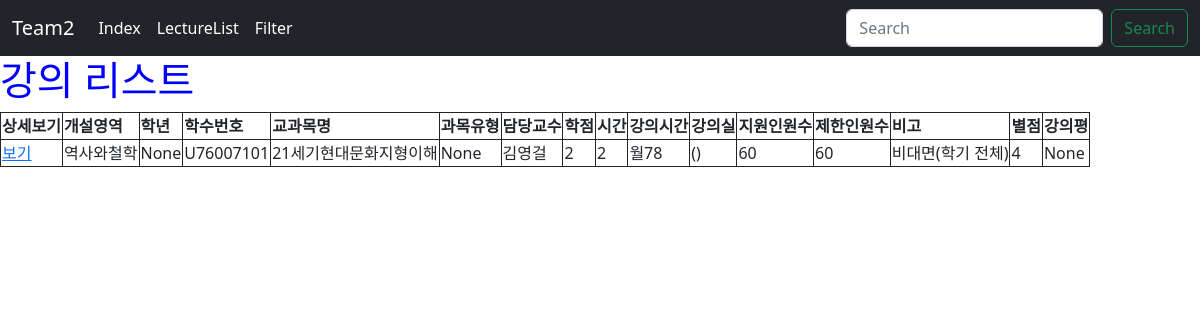
Page /lecturelist/ on the earlier database version.
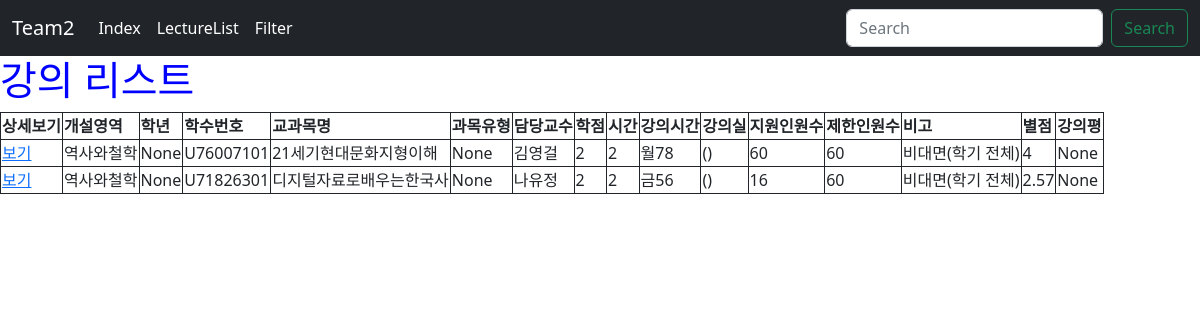
Same page on the later database version.
### smartscheduler/models.py (models this page shows)
class Lecture(models.Model):
    area = models.CharField(default='', blank=True, null=True, max_length=64, verbose_name='개설영역')
    year = models.CharField(default='', blank=True, null=True, max_length=4, verbose_name='학년')
    lecture_number = models.CharField(default='', blank=True, null=True, max_length=64, verbose_name='학수번호')
    lecture_name = models.CharField(default='', max_length=64, verbose_name='교과목명')
    type = models.CharField(default='', blank=True, null=True, max_length=64, verbose_name='과목유형')
    professor = models.CharField(default='', blank=True, null=True, max_length=64, verbose_name='담당교수')
    credit = models.CharField(default='', blank=True, null=True, max_length=4, verbose_name='학점')
    time = models.CharField(default='', blank=True, null=True, max_length=4, verbose_name='시간')  # ex. 3
    lecture_time = models.CharField(default='', blank=True, null=True, max_length=64, verbose_name='강의시간') # ex. 월78
    lecture_room = models.CharField(default='', blank=True, null=True, max_length=64, verbose_name='강의실') # ex. (0517)
    apply_count = models.CharField(default='', blank=True, null=True, max_length=64, verbose_name='지원인원수')
    limit_count = models.CharField(default='',blank=True, null=True, max_length=64, verbose_name='제한인원수')
    note = models.CharField(default='', blank=True, null=True, max_length=64, verbose_name='비고') # ex. 비대면(학기전체)
    star_point = models.CharField(default='', blank=True, null=True, max_length=64, verbose_name='별점') # ex. 4.67
    lecture_review = models.CharField(default='', blank=True, null=True, max_length=1024, verbose_name='강의평') # 강의평
    def __str__(self):
        return self.lecture_number
    class Meta:
        db_table = 'lecture'

### smartscheduler/views.py (the view)
# urls.py: path('lecturelist/', views.lecturelist, name='lecturelist'),
@csrf_exempt
def lecturelist(request):
    if request.method == 'POST':
        star_point = request.POST.get('star_point', None)
        lecture_name = request.POST.get('lecture_name', None)
        print('start_point: ', star_point, ', type of start_point: ', type(star_point))
        print('lecture_name: ', lecture_name, ', type of lecture_name: ', type(lecture_name))
        lectures = Lecture.objects.filter(star_point=star_point, lecture_name=lecture_name) # objects.get으로 하면 Queryset으로 안나와서 iteration할 수 없다
        '''
        TypeError at /lecturelist/
        cannot unpack non-iterable bool object
        '''
    else:
        lectures = Lecture.objects.all()
    print('lectures: ', lectures)
    return render(request, 'lecturelist.html', {
        'lectures': lectures
    })

### smartscheduler/templates/lecturelist.html (shortened to what this page needs)
<!DOCTYPE html>
<html lang="en">
<head>
{% extends 'base.html' %}
{% block content %}
<body>
    <h1>강의 리스트</h1>
    <table>
        <thead>
            <tr>
                <th>상세보기</th>
                <th>개설영역</th>
                <th>학년</th>
                <th>학수번호</th>
                <th>교과목명</th>
                <th>과목유형</th>
                <th>담당교수</th>
                <th>학점</th>
                <th>시간</th>
                <th>강의시간</th>
                <th>강의실</th>
                <th>지원인원수</th>
                <th>제한인원수</th>
                <th>비고</th>
                <th>별점</th>
                <th>강의평</th>
            </tr>
        </thead>
        <tbody>
        {% for lecture in lectures %}
            <tr>
                <td><a href="https://wis.hufs.ac.kr/src08/jsp/lecture/syllabus.jsp?mode=print&ledg_year=2022&ledg_sessn=1&org_sect=A&lssn_cd={{ lecture.lecture_number}}">보기</a></td>
                <td>{{lecture.area}}</td>
                <td>{{lecture.year}}</td>
                <td>{{lecture.lecture_number}}</td>
                <td>{{lecture.lecture_name}}</td>
                <td>{{lecture.type}}</td>
                <td>{{lecture.professor}}</td>
                <td>{{lecture.credit}}</td>
                <td>{{lecture.time}}</td>
                <td>{{lecture.lecture_time}}</td>
                <td>{{lecture.lecture_room}}</td>
                <td>{{lecture.apply_count}}</td>
                <td>{{lecture.limit_count}}</td>
                <td>{{lecture.note}}</td>
                <td>{{lecture.star_point}}</td>
                <td>{{lecture.lecture_review}}</td>
            </tr>
        {% endfor %}
</tbody>
</table>
</body>
{% endblock %}

Differences in the rows shown:
added Lecture: area "역사와철학", year "None", lecture_number "U71826301", lecture_name "디지털자료로배우는한국사", type "None", professor "나유정", credit "2", time "2", lecture_time "금56", lecture_room "()", apply_count "16", limit_count "60", note "비대면(학기 전체)", star_point "2.57", lecture_review "None"
